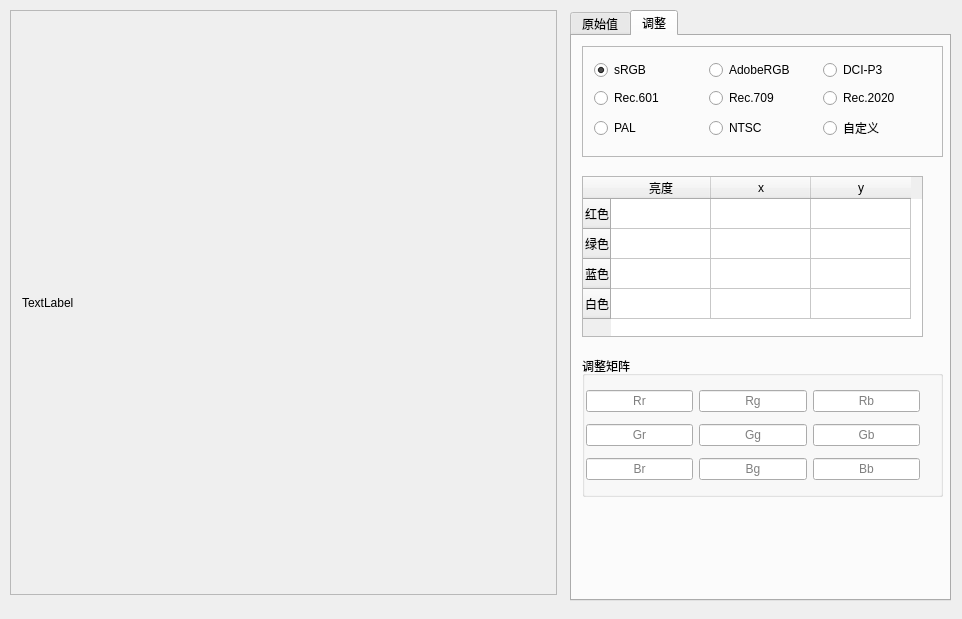
<?xml version="1.0" encoding="UTF-8"?>
<ui version="4.0">
 <class>QColorCali</class>
 <widget class="QDialog" name="QColorCali">
  <property name="geometry">
   <rect>
    <x>0</x>
    <y>0</y>
    <width>962</width>
    <height>619</height>
   </rect>
  </property>
  <property name="windowTitle">
   <string>QColorCali</string>
  </property>
  <widget class="QTabWidget" name="tabWidget">
   <property name="geometry">
    <rect>
     <x>570</x>
     <y>10</y>
     <width>381</width>
     <height>591</height>
    </rect>
   </property>
   <property name="currentIndex">
    <number>1</number>
   </property>
   <widget class="QWidget" name="tab">
    <attribute name="title">
     <string>原始值</string>
    </attribute>
    <widget class="QGroupBox" name="groupBox_13">
     <property name="geometry">
      <rect>
       <x>20</x>
       <y>20</y>
       <width>341</width>
       <height>111</height>
      </rect>
     </property>
     <property name="title">
      <string>屏幕显示</string>
     </property>
     <widget class="QWidget" name="widget_10" native="true">
      <property name="geometry">
       <rect>
        <x>0</x>
        <y>10</y>
        <width>331</width>
        <height>81</height>
       </rect>
      </property>
      <layout class="QHBoxLayout" name="horizontalLayout_8" stretch="0,0,0,0,0">
       <item>
        <widget class="QRadioButton" name="radioButton_testRed">
         <property name="text">
          <string>红</string>
         </property>
         <property name="checked">
          <bool>true</bool>
         </property>
        </widget>
       </item>
       <item>
        <widget class="QRadioButton" name="radioButton_testGreen">
         <property name="text">
          <string>绿</string>
         </property>
        </widget>
       </item>
       <item>
        <widget class="QRadioButton" name="radioButton_testBlue">
         <property name="text">
          <string>蓝</string>
         </property>
        </widget>
       </item>
       <item>
        <widget class="QRadioButton" name="radioButton_testWhite">
         <property name="text">
          <string>白</string>
         </property>
        </widget>
       </item>
       <item>
        <widget class="QSpinBox" name="spinBox_GL">
         <property name="maximum">
          <number>255</number>
         </property>
         <property name="value">
          <number>255</number>
         </property>
        </widget>
       </item>
      </layout>
     </widget>
    </widget>
    <widget class="QTableWidget" name="tableWidget">
     <property name="geometry">
      <rect>
       <x>20</x>
       <y>140</y>
       <width>341</width>
       <height>171</height>
      </rect>
     </property>
     <row>
      <property name="text">
       <string>红色</string>
      </property>
     </row>
     <row>
      <property name="text">
       <string>绿色</string>
      </property>
     </row>
     <row>
      <property name="text">
       <string>蓝色</string>
      </property>
     </row>
     <row>
      <property name="text">
       <string>白色</string>
      </property>
     </row>
     <column>
      <property name="text">
       <string>亮度</string>
      </property>
     </column>
     <column>
      <property name="text">
       <string>x</string>
      </property>
     </column>
     <column>
      <property name="text">
       <string>y</string>
      </property>
     </column>
     <item row="0" column="0">
      <property name="text">
       <string/>
      </property>
      <property name="flags">
       <set>ItemIsSelectable|ItemIsEditable|ItemIsDragEnabled|ItemIsDropEnabled|ItemIsUserCheckable|ItemIsEnabled|ItemIsTristate</set>
      </property>
     </item>
    </widget>
   </widget>
   <widget class="QWidget" name="tab_2">
    <attribute name="title">
     <string>调整</string>
    </attribute>
    <widget class="QFrame" name="frame_2">
     <property name="geometry">
      <rect>
       <x>10</x>
       <y>10</y>
       <width>361</width>
       <height>111</height>
      </rect>
     </property>
     <property name="frameShape">
      <enum>QFrame::StyledPanel</enum>
     </property>
     <property name="frameShadow">
      <enum>QFrame::Raised</enum>
     </property>
     <layout class="QGridLayout" name="gridLayout">
      <item row="0" column="0">
       <widget class="QRadioButton" name="radioButton_sRGB">
        <property name="minimumSize">
         <size>
          <width>120</width>
          <height>0</height>
         </size>
        </property>
        <property name="text">
         <string>sRGB</string>
        </property>
        <property name="checked">
         <bool>true</bool>
        </property>
       </widget>
      </item>
      <item row="0" column="1">
       <widget class="QRadioButton" name="radioButton_AdobeRGB">
        <property name="minimumSize">
         <size>
          <width>120</width>
          <height>0</height>
         </size>
        </property>
        <property name="text">
         <string>AdobeRGB</string>
        </property>
       </widget>
      </item>
      <item row="0" column="2">
       <widget class="QRadioButton" name="radioButton_DCI_P3">
        <property name="minimumSize">
         <size>
          <width>120</width>
          <height>0</height>
         </size>
        </property>
        <property name="text">
         <string>DCI-P3</string>
        </property>
       </widget>
      </item>
      <item row="1" column="0">
       <widget class="QRadioButton" name="radioButton_Rec_601">
        <property name="minimumSize">
         <size>
          <width>120</width>
          <height>0</height>
         </size>
        </property>
        <property name="text">
         <string>Rec.601</string>
        </property>
       </widget>
      </item>
      <item row="1" column="1">
       <widget class="QRadioButton" name="radioButton_Rec_709">
        <property name="minimumSize">
         <size>
          <width>120</width>
          <height>0</height>
         </size>
        </property>
        <property name="text">
         <string>Rec.709</string>
        </property>
       </widget>
      </item>
      <item row="1" column="2">
       <widget class="QRadioButton" name="radioButton_Rec_2020">
        <property name="minimumSize">
         <size>
          <width>120</width>
          <height>0</height>
         </size>
        </property>
        <property name="text">
         <string>Rec.2020</string>
        </property>
       </widget>
      </item>
      <item row="2" column="0">
       <widget class="QRadioButton" name="radioButton_PAL">
        <property name="minimumSize">
         <size>
          <width>120</width>
          <height>0</height>
         </size>
        </property>
        <property name="text">
         <string>PAL</string>
        </property>
       </widget>
      </item>
      <item row="2" column="1">
       <widget class="QRadioButton" name="radioButton_NTSC">
        <property name="minimumSize">
         <size>
          <width>120</width>
          <height>0</height>
         </size>
        </property>
        <property name="text">
         <string>NTSC</string>
        </property>
       </widget>
      </item>
      <item row="2" column="2">
       <widget class="QRadioButton" name="radioButton_CustomStd">
        <property name="minimumSize">
         <size>
          <width>120</width>
          <height>0</height>
         </size>
        </property>
        <property name="text">
         <string>自定义</string>
        </property>
       </widget>
      </item>
     </layout>
    </widget>
    <widget class="QTableWidget" name="tableWidget_ColorCoord">
     <property name="geometry">
      <rect>
       <x>10</x>
       <y>140</y>
       <width>341</width>
       <height>161</height>
      </rect>
     </property>
     <row>
      <property name="text">
       <string>红色</string>
      </property>
     </row>
     <row>
      <property name="text">
       <string>绿色</string>
      </property>
     </row>
     <row>
      <property name="text">
       <string>蓝色</string>
      </property>
     </row>
     <row>
      <property name="text">
       <string>白色</string>
      </property>
     </row>
     <column>
      <property name="text">
       <string>亮度</string>
      </property>
     </column>
     <column>
      <property name="text">
       <string>x</string>
      </property>
     </column>
     <column>
      <property name="text">
       <string>y</string>
      </property>
     </column>
     <item row="0" column="0">
      <property name="text">
       <string/>
      </property>
      <property name="flags">
       <set>ItemIsSelectable|ItemIsEditable|ItemIsDragEnabled|ItemIsDropEnabled|ItemIsUserCheckable|ItemIsEnabled|ItemIsTristate</set>
      </property>
     </item>
    </widget>
    <widget class="QGroupBox" name="groupBox">
     <property name="geometry">
      <rect>
       <x>10</x>
       <y>320</y>
       <width>361</width>
       <height>141</height>
      </rect>
     </property>
     <property name="title">
      <string>调整矩阵</string>
     </property>
     <layout class="QGridLayout" name="gridLayout_2">
      <property name="leftMargin">
       <number>1</number>
      </property>
      <property name="rightMargin">
       <number>20</number>
      </property>
      <property name="verticalSpacing">
       <number>9</number>
      </property>
      <item row="1" column="0">
       <widget class="QLineEdit" name="lineEdit_4">
        <property name="sizePolicy">
         <sizepolicy hsizetype="Preferred" vsizetype="Fixed">
          <horstretch>0</horstretch>
          <verstretch>0</verstretch>
         </sizepolicy>
        </property>
        <property name="maximumSize">
         <size>
          <width>16777215</width>
          <height>16777215</height>
         </size>
        </property>
        <property name="alignment">
         <set>Qt::AlignCenter</set>
        </property>
        <property name="placeholderText">
         <string>Gr</string>
        </property>
       </widget>
      </item>
      <item row="0" column="1">
       <widget class="QLineEdit" name="lineEdit_2">
        <property name="sizePolicy">
         <sizepolicy hsizetype="Preferred" vsizetype="Fixed">
          <horstretch>0</horstretch>
          <verstretch>0</verstretch>
         </sizepolicy>
        </property>
        <property name="maximumSize">
         <size>
          <width>16777215</width>
          <height>16777215</height>
         </size>
        </property>
        <property name="alignment">
         <set>Qt::AlignCenter</set>
        </property>
        <property name="placeholderText">
         <string>Rg</string>
        </property>
       </widget>
      </item>
      <item row="2" column="0">
       <widget class="QLineEdit" name="lineEdit_7">
        <property name="sizePolicy">
         <sizepolicy hsizetype="Preferred" vsizetype="Fixed">
          <horstretch>0</horstretch>
          <verstretch>0</verstretch>
         </sizepolicy>
        </property>
        <property name="maximumSize">
         <size>
          <width>16777215</width>
          <height>16777215</height>
         </size>
        </property>
        <property name="alignment">
         <set>Qt::AlignCenter</set>
        </property>
        <property name="placeholderText">
         <string>Br</string>
        </property>
       </widget>
      </item>
      <item row="2" column="1">
       <widget class="QLineEdit" name="lineEdit_8">
        <property name="sizePolicy">
         <sizepolicy hsizetype="Preferred" vsizetype="Fixed">
          <horstretch>0</horstretch>
          <verstretch>0</verstretch>
         </sizepolicy>
        </property>
        <property name="maximumSize">
         <size>
          <width>16777215</width>
          <height>16777215</height>
         </size>
        </property>
        <property name="alignment">
         <set>Qt::AlignCenter</set>
        </property>
        <property name="placeholderText">
         <string>Bg</string>
        </property>
       </widget>
      </item>
      <item row="0" column="2">
       <widget class="QLineEdit" name="lineEdit_3">
        <property name="sizePolicy">
         <sizepolicy hsizetype="Preferred" vsizetype="Fixed">
          <horstretch>0</horstretch>
          <verstretch>0</verstretch>
         </sizepolicy>
        </property>
        <property name="maximumSize">
         <size>
          <width>16777215</width>
          <height>16777215</height>
         </size>
        </property>
        <property name="alignment">
         <set>Qt::AlignCenter</set>
        </property>
        <property name="placeholderText">
         <string>Rb</string>
        </property>
       </widget>
      </item>
      <item row="1" column="1">
       <widget class="QLineEdit" name="lineEdit_5">
        <property name="sizePolicy">
         <sizepolicy hsizetype="Preferred" vsizetype="Fixed">
          <horstretch>0</horstretch>
          <verstretch>0</verstretch>
         </sizepolicy>
        </property>
        <property name="maximumSize">
         <size>
          <width>16777215</width>
          <height>16777215</height>
         </size>
        </property>
        <property name="alignment">
         <set>Qt::AlignCenter</set>
        </property>
        <property name="placeholderText">
         <string>Gg</string>
        </property>
       </widget>
      </item>
      <item row="1" column="2">
       <widget class="QLineEdit" name="lineEdit_6">
        <property name="sizePolicy">
         <sizepolicy hsizetype="Preferred" vsizetype="Fixed">
          <horstretch>0</horstretch>
          <verstretch>0</verstretch>
         </sizepolicy>
        </property>
        <property name="maximumSize">
         <size>
          <width>16777215</width>
          <height>16777215</height>
         </size>
        </property>
        <property name="alignment">
         <set>Qt::AlignCenter</set>
        </property>
        <property name="placeholderText">
         <string>Gb</string>
        </property>
       </widget>
      </item>
      <item row="2" column="2">
       <widget class="QLineEdit" name="lineEdit_9">
        <property name="sizePolicy">
         <sizepolicy hsizetype="Preferred" vsizetype="Fixed">
          <horstretch>0</horstretch>
          <verstretch>0</verstretch>
         </sizepolicy>
        </property>
        <property name="maximumSize">
         <size>
          <width>16777215</width>
          <height>16777215</height>
         </size>
        </property>
        <property name="alignment">
         <set>Qt::AlignCenter</set>
        </property>
        <property name="placeholderText">
         <string>Bb</string>
        </property>
       </widget>
      </item>
      <item row="0" column="0">
       <widget class="QLineEdit" name="lineEdit">
        <property name="sizePolicy">
         <sizepolicy hsizetype="Preferred" vsizetype="Fixed">
          <horstretch>0</horstretch>
          <verstretch>0</verstretch>
         </sizepolicy>
        </property>
        <property name="maximumSize">
         <size>
          <width>16777215</width>
          <height>16777215</height>
         </size>
        </property>
        <property name="alignment">
         <set>Qt::AlignCenter</set>
        </property>
        <property name="placeholderText">
         <string>Rr</string>
        </property>
       </widget>
      </item>
     </layout>
    </widget>
   </widget>
  </widget>
  <widget class="QFrame" name="frame">
   <property name="geometry">
    <rect>
     <x>10</x>
     <y>10</y>
     <width>547</width>
     <height>585</height>
    </rect>
   </property>
   <property name="sizePolicy">
    <sizepolicy hsizetype="Fixed" vsizetype="Fixed">
     <horstretch>0</horstretch>
     <verstretch>0</verstretch>
    </sizepolicy>
   </property>
   <property name="minimumSize">
    <size>
     <width>547</width>
     <height>585</height>
    </size>
   </property>
   <property name="frameShape">
    <enum>QFrame::StyledPanel</enum>
   </property>
   <property name="frameShadow">
    <enum>QFrame::Raised</enum>
   </property>
   <layout class="QHBoxLayout" name="horizontalLayout">
    <item>
     <widget class="QLabel" name="label_ColormapShow">
      <property name="text">
       <string>TextLabel</string>
      </property>
     </widget>
    </item>
   </layout>
  </widget>
 </widget>
 <layoutdefault spacing="6" margin="11"/>
 <resources/>
 <connections>
  <connection>
   <sender>tableWidget_ColorCoord</sender>
   <signal>itemChanged(QTableWidgetItem*)</signal>
   <receiver>QColorCali</receiver>
   <slot>on_tableWidget_ColorCoord_ItemChaged(QTableWidgetItem*)</slot>
   <hints>
    <hint type="sourcelabel">
     <x>680</x>
     <y>232</y>
    </hint>
    <hint type="destinationlabel">
     <x>561</x>
     <y>590</y>
    </hint>
   </hints>
  </connection>
 </connections>
 <slots>
  <slot>on_tableWidget_ColorCoord_ItemChaged(QTableWidgetItem*)</slot>
 </slots>
</ui>
